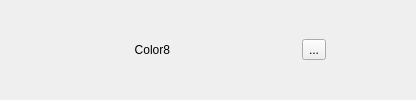
           <widget class="QFrame" name="frame8">
            <property name="frameShape">
             <enum>QFrame::NoFrame</enum>
            </property>
            <property name="frameShadow">
             <enum>QFrame::Plain</enum>
            </property>
            <layout class="QHBoxLayout" name="horizontalLayout_15">
             <property name="leftMargin">
              <number>0</number>
             </property>
             <property name="topMargin">
              <number>0</number>
             </property>
             <property name="rightMargin">
              <number>0</number>
             </property>
             <property name="bottomMargin">
              <number>0</number>
             </property>
             <item>
              <spacer name="horizontalSpacer_55">
               <property name="orientation">
                <enum>Qt::Horizontal</enum>
               </property>
               <property name="sizeHint" stdset="0">
                <size>
                 <width>60</width>
                 <height>20</height>
                </size>
               </property>
              </spacer>
             </item>
             <item>
              <widget class="QLabel" name="labelColor8">
               <property name="minimumSize">
                <size>
                 <width>110</width>
                 <height>0</height>
                </size>
               </property>
               <property name="text">
                <string>Color8</string>
               </property>
               <property name="alignment">
                <set>Qt::AlignRight|Qt::AlignTrailing|Qt::AlignVCenter</set>
               </property>
              </widget>
             </item>
             <item>
              <spacer name="horizontalSpacer_56">
               <property name="orientation">
                <enum>Qt::Horizontal</enum>
               </property>
               <property name="sizeType">
                <enum>QSizePolicy::Minimum</enum>
               </property>
               <property name="sizeHint" stdset="0">
                <size>
                 <width>10</width>
                 <height>20</height>
                </size>
               </property>
              </spacer>
             </item>
             <item>
              <widget class="QWidget" name="widgetColor8" native="true">
               <property name="minimumSize">
                <size>
                 <width>100</width>
                 <height>0</height>
                </size>
               </property>
              </widget>
             </item>
             <item>
              <spacer name="horizontalSpacer_57">
               <property name="orientation">
                <enum>Qt::Horizontal</enum>
               </property>
               <property name="sizeType">
                <enum>QSizePolicy::Minimum</enum>
               </property>
               <property name="sizeHint" stdset="0">
                <size>
                 <width>10</width>
                 <height>20</height>
                </size>
               </property>
              </spacer>
             </item>
             <item>
              <widget class="QToolButton" name="pushColor8">
               <property name="text">
                <string>...</string>
               </property>
              </widget>
             </item>
             <item>
              <spacer name="horizontalSpacer_58">
               <property name="orientation">
                <enum>Qt::Horizontal</enum>
               </property>
               <property name="sizeHint" stdset="0">
                <size>
                 <width>90</width>
                 <height>20</height>
                </size>
               </property>
              </spacer>
             </item>
            </layout>
           </widget>
